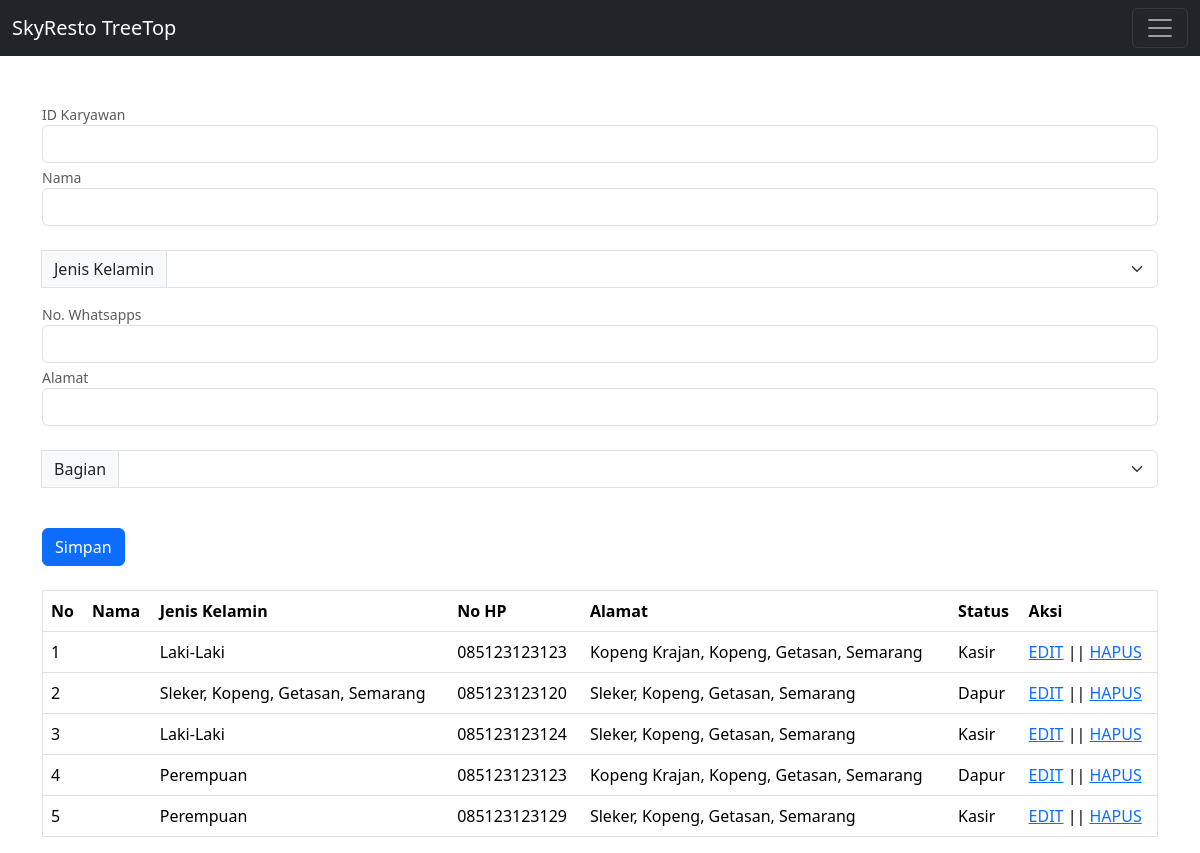
The page /karyawan.php (signed in) on the database its author committed.
### tables this page shows
CREATE TABLE `karyawan` (
  `id` int(11) NOT NULL,
  `password` varchar(255) NOT NULL,
  `username` varchar(255) NOT NULL,
  `jenkel` varchar(255) NOT NULL,
  `nohp` varchar(255) NOT NULL,
  `alamat` varchar(255) NOT NULL,
  `status` varchar(255) NOT NULL
);

### karyawan.php (the view, shortened to what this page needs)
<!DOCTYPE html>
<html>
<head>
    <link href="css/bootstrap.min.css" rel="stylesheet">
</head>
<body style="background-image :url(index.jpg);
  			background-repeat: no-repeat;
            color:#fff;">
<nav class="navbar navbar-dark bg-dark fixed-top">
  <div class="container-fluid">
    <a class="navbar-brand" href="halaman_admin.php">SkyResto TreeTop</a>
    <button class="navbar-toggler" type="button" data-bs-toggle="offcanvas" data-bs-target="#offcanvasDarkNavbar" aria-controls="offcanvasDarkNavbar">
      <span class="navbar-toggler-icon"></span>
    </button>
  </div>
</nav>
<nav style="--bs-breadcrumb-divider: '>';" aria-label="breadcrumb">
  <ol class="breadcrumb">
    <li class="breadcrumb-item"><a href="#">Home</a></li>
    <li class="breadcrumb-item active" aria-current="page">Library</li>
  </ol>
</nav>
<br>
<p class="text-center">Selamat Datang</p>
<div class="container">
<form method="post" action="">
    <div id="emailHelp" class="form-text">ID Karyawan</div>
        <input type="text" class="form-control" name="id_karyawan">
    <div id="emailHelp" class="form-text">Nama</div>
        <input type="text" class="form-control" name="nama"><br>
        <div class="input-group mb-3"><br>
  <label class="input-group-text" for="inputGroupSelect01">Jenis Kelamin</label>
  <select class="form-select" id="inputGroupSelect01" name="jenkel">
    <option value="1"></option>
    <option value="Laki-Laki">Laki-Laki</option>
  </select>
</div>
    <div id="emailHelp" class="form-text">No. Whatsapps</div>
        <input type="text" class="form-control" name="nohp">
    <div id="emailHelp" class="form-text">Alamat</div>
        <input type="text" class="form-control" name="alamat"><br>
        <div class="input-group mb-3"><br>
  <label class="input-group-text" for="inputGroupSelect01">Bagian</label>
  <select class="form-select" id="inputGroupSelect01" name="status">
    <option value="1"></option>
    <option value="Dapur">Dapur</option>
  </select></div><br>
        <button type="submit" class="btn btn-primary" name="submit" value="submit">Simpan</button>
</div>
<div class="container">
<div class="box">
  <table id="pengeluaran" border="1" cellspacing="0" class="table">
    <thead>
      <tr>
        <th>No</th>
        <th>Nama</th>
        <th>Jenis Kelamin</th>
        <th>No HP</th>
        <th>Alamat</th>
        <th>Status</th>
        <th>Aksi</th>
      </tr>
    </thead>
    <tbody>
    <?php
      include "koneksi.php";
      $data =mysqli_query($koneksi, "SELECT * FROM karyawan");
      while($result =mysqli_fetch_array($data)){
    ?>
    <tr>
        <td><?php echo $result['id']?></td>
        <td><?php echo $result['nama'];?></td>
        <td><?php echo $result['jenkel'];?></td>
        <td><?php echo $result['nohp'];?></td>
        <td><?php echo $result['alamat'];?></td>
        <td><?php echo $result['status'];?></td>
        <td>
        <a href="editkaryawan.php?id=<?php echo $result['id']; ?>">EDIT</a> || <a href="hapuskaryawan.php?id=<?php echo $result['id']; ?>">HAPUS</a>
        </td>
      </tr>
      <?php
      }
      ?>
      </table>
    </div>
    </div>
</body>
</html>

### rows shown on the page
karyawan: id "1", jenkel "Laki-Laki", nohp "085123123123", alamat "Kopeng Krajan, Kopeng, Getasan, Semarang", status "Kasir"
karyawan: id "2", jenkel "Sleker, Kopeng, Getasan, Semarang", nohp "085123123120", alamat "Sleker, Kopeng, Getasan, Semarang", status "Dapur"
karyawan: id "3", jenkel "Laki-Laki", nohp "085123123124", alamat "Sleker, Kopeng, Getasan, Semarang", status "Kasir"
karyawan: id "4", jenkel "Perempuan", nohp "085123123123", alamat "Kopeng Krajan, Kopeng, Getasan, Semarang", status "Dapur"
karyawan: id "5", jenkel "Perempuan", nohp "085123123129", alamat "Sleker, Kopeng, Getasan, Semarang", status "Kasir"
